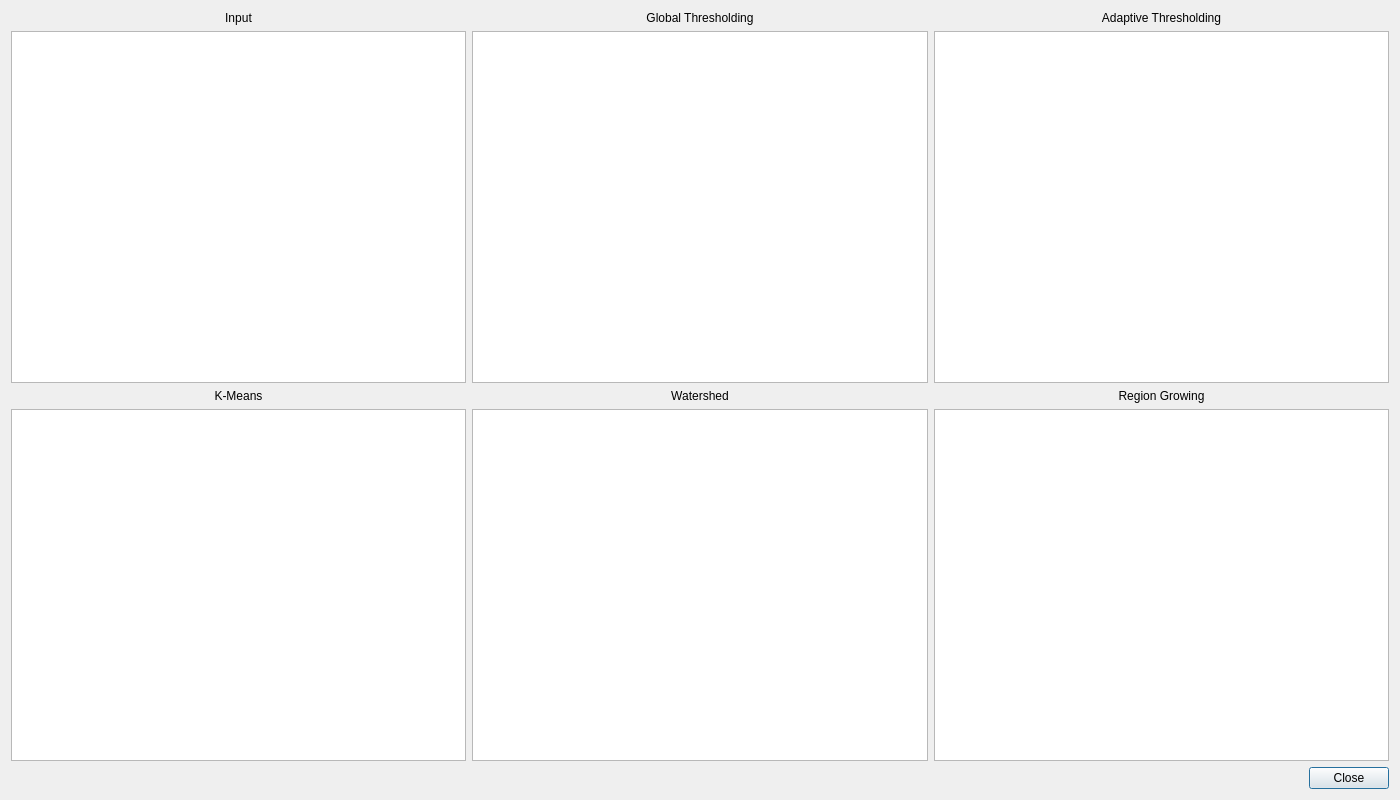
<?xml version="1.0" encoding="UTF-8"?>
<ui version="4.0">
 <class>SegmentationDialog</class>
 <widget class="QDialog" name="SegmentationDialog">
  <property name="geometry">
   <rect>
    <x>0</x>
    <y>0</y>
    <width>1400</width>
    <height>800</height>
   </rect>
  </property>
  <property name="windowTitle">
   <string>Segmentation Results</string>
  </property>
  <layout class="QVBoxLayout" name="verticalLayout">
   <item>
    <layout class="QGridLayout" name="gridLayout">
     <item row="0" column="0">
      <layout class="QVBoxLayout" name="inputLayout">
       <item>
        <widget class="QLabel" name="labelInput">
         <property name="text">
          <string>Input</string>
         </property>
         <property name="alignment">
          <set>Qt::AlignCenter</set>
         </property>
        </widget>
       </item>
       <item>
        <widget class="QGraphicsView" name="graphicsViewInput">
         <property name="sizePolicy">
          <sizepolicy hsizetype="Expanding" vsizetype="Expanding">
           <horstretch>0</horstretch>
           <verstretch>0</verstretch>
          </sizepolicy>
         </property>
         <property name="minimumSize">
          <size>
           <width>200</width>
           <height>200</height>
          </size>
         </property>
        </widget>
       </item>
      </layout>
     </item>
     <item row="0" column="1">
      <layout class="QVBoxLayout" name="globalThreshLayout">
       <item>
        <widget class="QLabel" name="labelGlobalThresh">
         <property name="text">
          <string>Global Thresholding</string>
         </property>
         <property name="alignment">
          <set>Qt::AlignCenter</set>
         </property>
        </widget>
       </item>
       <item>
        <widget class="QGraphicsView" name="graphicsViewGlobalThresh">
         <property name="sizePolicy">
          <sizepolicy hsizetype="Expanding" vsizetype="Expanding">
           <horstretch>0</horstretch>
           <verstretch>0</verstretch>
          </sizepolicy>
         </property>
         <property name="minimumSize">
          <size>
           <width>200</width>
           <height>200</height>
          </size>
         </property>
        </widget>
       </item>
      </layout>
     </item>
     <item row="0" column="2">
      <layout class="QVBoxLayout" name="adaptiveThreshLayout">
       <item>
        <widget class="QLabel" name="labelAdaptiveThresh">
         <property name="text">
          <string>Adaptive Thresholding</string>
         </property>
         <property name="alignment">
          <set>Qt::AlignCenter</set>
         </property>
        </widget>
       </item>
       <item>
        <widget class="QGraphicsView" name="graphicsViewAdaptiveThresh">
         <property name="sizePolicy">
          <sizepolicy hsizetype="Expanding" vsizetype="Expanding">
           <horstretch>0</horstretch>
           <verstretch>0</verstretch>
          </sizepolicy>
         </property>
         <property name="minimumSize">
          <size>
           <width>200</width>
           <height>200</height>
          </size>
         </property>
        </widget>
       </item>
      </layout>
     </item>
     <item row="1" column="0">
      <layout class="QVBoxLayout" name="kmeansLayout">
       <item>
        <widget class="QLabel" name="labelKMeans">
         <property name="text">
          <string>K-Means</string>
         </property>
         <property name="alignment">
          <set>Qt::AlignCenter</set>
         </property>
        </widget>
       </item>
       <item>
        <widget class="QGraphicsView" name="graphicsViewKMeans">
         <property name="sizePolicy">
          <sizepolicy hsizetype="Expanding" vsizetype="Expanding">
           <horstretch>0</horstretch>
           <verstretch>0</verstretch>
          </sizepolicy>
         </property>
         <property name="minimumSize">
          <size>
           <width>200</width>
           <height>200</height>
          </size>
         </property>
        </widget>
       </item>
      </layout>
     </item>
     <item row="1" column="1">
      <layout class="QVBoxLayout" name="watershedLayout">
       <item>
        <widget class="QLabel" name="labelWatershed">
         <property name="text">
          <string>Watershed</string>
         </property>
         <property name="alignment">
          <set>Qt::AlignCenter</set>
         </property>
        </widget>
       </item>
       <item>
        <widget class="QGraphicsView" name="graphicsViewWatershed">
         <property name="sizePolicy">
          <sizepolicy hsizetype="Expanding" vsizetype="Expanding">
           <horstretch>0</horstretch>
           <verstretch>0</verstretch>
          </sizepolicy>
         </property>
         <property name="minimumSize">
          <size>
           <width>200</width>
           <height>200</height>
          </size>
         </property>
        </widget>
       </item>
      </layout>
     </item>
     <item row="1" column="2">
      <layout class="QVBoxLayout" name="regionGrowingLayout">
       <item>
        <widget class="QLabel" name="labelRegionGrowing">
         <property name="text">
          <string>Region Growing</string>
         </property>
         <property name="alignment">
          <set>Qt::AlignCenter</set>
         </property>
        </widget>
       </item>
       <item>
        <widget class="QGraphicsView" name="graphicsViewRegionGrowing">
         <property name="sizePolicy">
          <sizepolicy hsizetype="Expanding" vsizetype="Expanding">
           <horstretch>0</horstretch>
           <verstretch>0</verstretch>
          </sizepolicy>
         </property>
         <property name="minimumSize">
          <size>
           <width>200</width>
           <height>200</height>
          </size>
         </property>
        </widget>
       </item>
      </layout>
     </item>
    </layout>
   </item>
   <item>
    <layout class="QHBoxLayout" name="buttonLayout">
     <item>
      <spacer name="horizontalSpacer">
       <property name="orientation">
        <enum>Qt::Horizontal</enum>
       </property>
       <property name="sizeHint" stdset="0">
        <size>
         <width>40</width>
         <height>20</height>
        </size>
       </property>
      </spacer>
     </item>
     <item>
      <widget class="QPushButton" name="pushButtonClose">
       <property name="text">
        <string>Close</string>
       </property>
      </widget>
     </item>
    </layout>
   </item>
  </layout>
 </widget>
 <resources/>
 <connections>
  <connection>
   <sender>pushButtonClose</sender>
   <signal>clicked()</signal>
   <receiver>SegmentationDialog</receiver>
   <slot>accept()</slot>
  </connection>
 </connections>
</ui>
